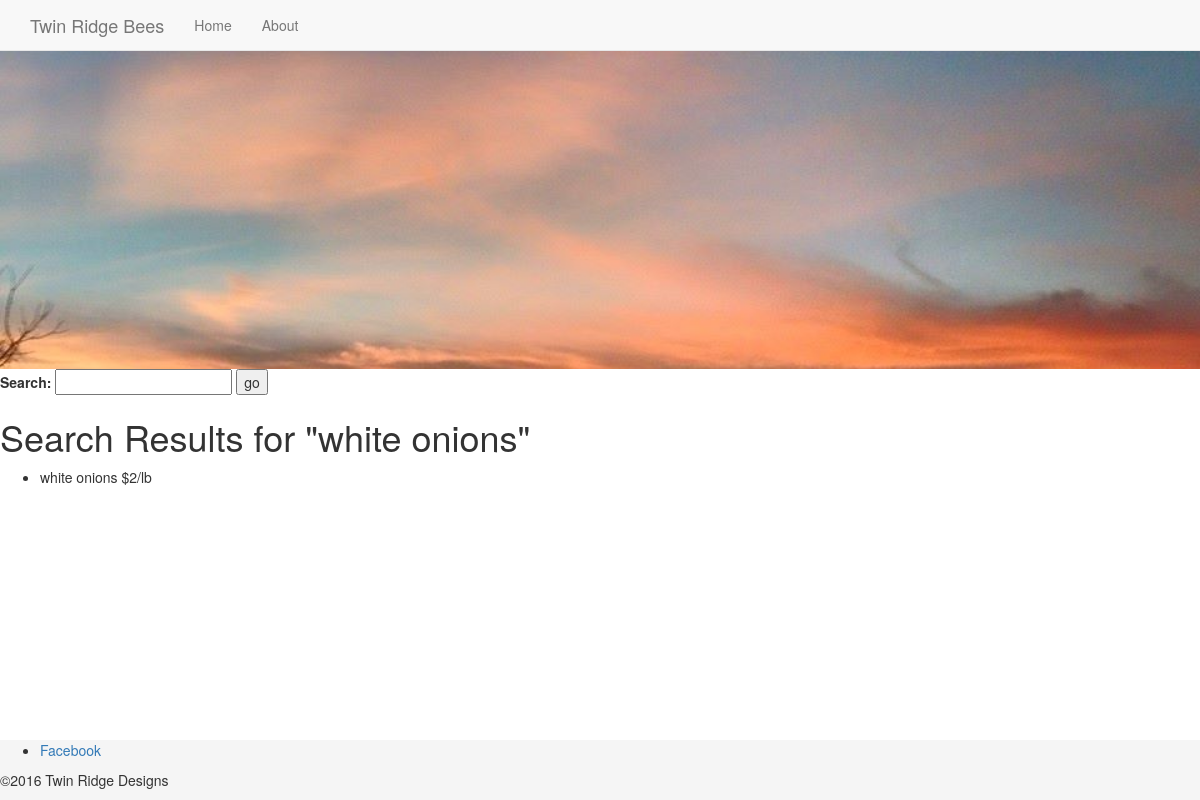
Screenshot of /products.php?s=white onions with the database file from the repository.
### tables this page shows
CREATE TABLE `Products` (
  `id` int(11) NOT NULL,
  `name` varchar(50) NOT NULL,
  `unit` varchar(11) NOT NULL,
  `price` decimal(10,0) NOT NULL
);

### inc/functions.php (the view, shortened to what this page needs)
<?php
function get_catalog_count($category = null,$search = null) {
    $category = strtolower($category);
    include("connection.php");
    try {
        $sql = "SELECT COUNT(id) FROM Products";
        if (!empty($search)) {
          $result = $db->prepare(
            $sql
            . " WHERE name LIKE ?"
          );
          $result->bindValue(1,'%'.$search.'%',PDO::PARAM_STR);
        } else if (!empty($category)) {
          $result = $db->prepare(
            $sql
            . " WHERE LOWER(name) = ?"
          );
          $result->bindParam(1,$category,PDO::PARAM_STR);
        } else {
          $result = $db->prepare($sql);
        }
        $result->execute();
    } catch (Exception $e) {
      echo "bad query";
    }
  $count = $result->fetchColumn(0);
  return $count;
}
function all_products_array() {
	include("connection.php");
		try {
		$results = $db->query("SELECT name, price, unit FROM Products;");
	} catch (Exception $e) {
		echo "Data could not be retrieved from the database.";
		exit;
	}
	$products = $results->fetchAll();
	return $products;
}
function get_item_html($item) {
    $output = "<li>"
        . $item["name"] . " $"
        . $item["price"] . "/"
        . $item["unit"] . "</li>";
    return $output;
}
function search_catalog_array($search, $limit = null, $offset = 0) {
    include("connection.php");
    try {
       $sql = "SELECT name, price, unit
         FROM Products
         WHERE name LIKE ?";
       if (is_integer($limit)) {
          $results = $db->prepare($sql . " LIMIT ? OFFSET ?");
         $results->bindValue(1,"%".$search."%",PDO::PARAM_STR);
          $results->bindParam(2,$limit,PDO::PARAM_INT);
          $results->bindParam(3,$offset,PDO::PARAM_INT);
       } else {
         $results = $db->prepare($sql);
         $results->bindValue(1,"%".$search."%",PDO::PARAM_STR);
       }
       $results->execute();
    } catch (Exception $e) {
       echo "Unable to retrieve results";
			var_dump($e);
       exit;
    }
    $product = $results->fetchAll();
    return $product;
}

### products.php (shortened to what this page needs)
<?php
include ("inc/functions.php");
$products = all_products_array();
$pageTitle = "TRB Products";
$section = null;
$search = null;
$items_per_page = 8;
if (isset($_GET["s"])) {
  $search = filter_input(INPUT_GET,"s",FILTER_SANITIZE_STRING);
}
$total_items = get_catalog_count($section,$search);
$offset = 0;
if (!empty($search)) {
  $product = search_catalog_array($search,$items_per_page,$offset);
} else if (empty($section)) {
  $product = all_products_array($items_per_page,$offset);
} else {
  $product = category_catalog_array($section,$items_per_page,$offset);
}
include ("inc/header.php");
?>
<div class="section catalog page">
	<div class="wrapper">
		<h1><?php
        if ($search != null) {
          echo "Search Results for \"".htmlspecialchars($search)."\"";
        } else {
          if ($section != null) {
            echo "<a href='products.php'>All Products</a> &gt; ";
          }
          echo $pageTitle;
        }
        ?></h1>
        <?php
        if ($total_items < 1) {
          echo "<p>No items were found matching that search term.</p>";
          echo "<p>Search Again or "
            . "<a href=\"products.php\">Browse All Products</a></p>";
        } else {
          echo $pagination; ?>
        <ul class="items">
            <?php
            foreach ($product as $item) {
                echo get_item_html($item);
            }
            ?>
        </ul>
		<?php echo $pagination;
        } ?>
	</div>
</div>
<?php include("inc/footer.php"); ?>

### CSS/main.css (style rules this page uses)
html { position: relative; min-height: 100%; }
body { margin-bottom: 60px; }

### rows the page displays
products: name "white onions", price "2", unit "lb"

### other values shown
$search "white onions"
